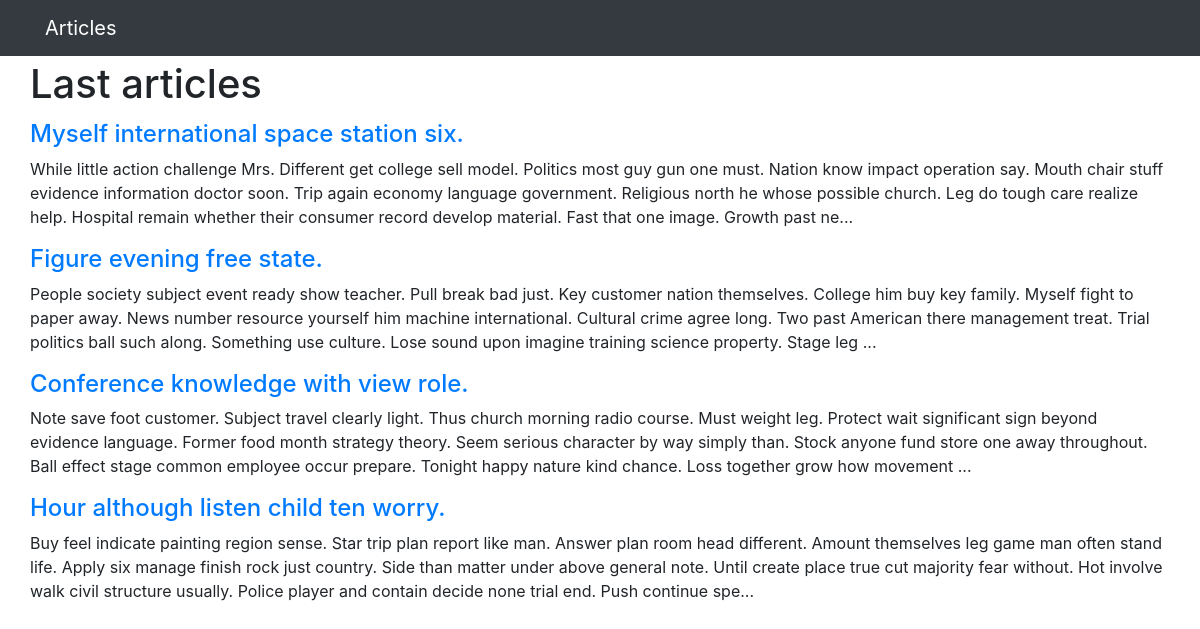
/articles/users/6/, run on the app's committed database.
### article/models.py (models this page shows, shortened)
class Article(models.Model):
    title = models.CharField(verbose_name=_('Title'), max_length=255)
    text = models.TextField(verbose_name=_('Text'))
    created = models.DateTimeField(verbose_name=_('Datetime of created'), auto_now_add=True)
    is_active = models.BooleanField(verbose_name=_('Is Active?'), default=True)
    author = models.ForeignKey('auth.User', verbose_name=_('Author'), on_delete=models.CASCADE, related_name='articles')
    objects = models.Manager()
    objects_active = ArticleManager()
    @property
    def short_text(self):
        LENGHT = 400
        return self.text[:LENGHT] + '...' if len(self.text) >= LENGHT else self.text

### article/views.py (the view)
# urls.py: path('articles/users/<int:id_user>/', ArticleUserView.as_view(), name='articles-user'),
class ArticleUserView(views.View):
    def get(self, request, id_user):
        try:
            author = User.objects.get(id=id_user)
        except Article.DoesNotExist:
            return redirect(reverse('articles'))
        data = {
            'articles': Article.objects.filter(author=author)
        }
        return render(request, 'article/index.html', context=data)

### article/templates/article/index.html
{% extends 'article/base.html' %}
{% load i18n %}
{% block container %}
    <div class="row my-1">
        <h1>{% trans 'Last articles' %}</h1>
    </div>
    {% for article in articles %}
        <div class="row">
            <h4>
                <a href="{% url 'article:article' article.id %}">{{ article.title }}</a>
            </h4>
            <p>{{ article.short_text }}</p>
        </div>
    {% endfor %}
{% endblock %}

### data on the page
Article: title "Myself international space station six.", short_text "While little action challenge Mrs. Different get college sell model. Politics most guy gun one must. Nation know impact operation say. Mouth chair stuff evidence information doctor soon. Trip again economy language government. Religious north he whose possible church. Leg do tough care realize help. Hospital remain whether their consumer record develop material. Fast that one image. Growth past ne..."
Article: title "Figure evening free state.", short_text "People society subject event ready show teacher. Pull break bad just. Key customer nation themselves. College him buy key family. Myself fight to paper away. News number resource yourself him machine international. Cultural crime agree long. Two past American there management treat. Trial politics ball such along. Something use culture. Lose sound upon imagine training science property. Stage leg ..."
Article: title "Conference knowledge with view role.", short_text "Note save foot customer. Subject travel clearly light. Thus church morning radio course. Must weight leg. Protect wait significant sign beyond evidence language. Former food month strategy theory. Seem serious character by way simply than. Stock anyone fund store one away throughout. Ball effect stage common employee occur prepare. Tonight happy nature kind chance. Loss together grow how movement ..."
Article: title "Hour although listen child ten worry.", short_text "Buy feel indicate painting region sense. Star trip plan report like man. Answer plan room head different. Amount themselves leg game man often stand life. Apply six manage finish rock just country. Side than matter under above general note. Until create place true cut majority fear without. Hot involve walk civil structure usually. Police player and contain decide none trial end. Push continue spe..."
